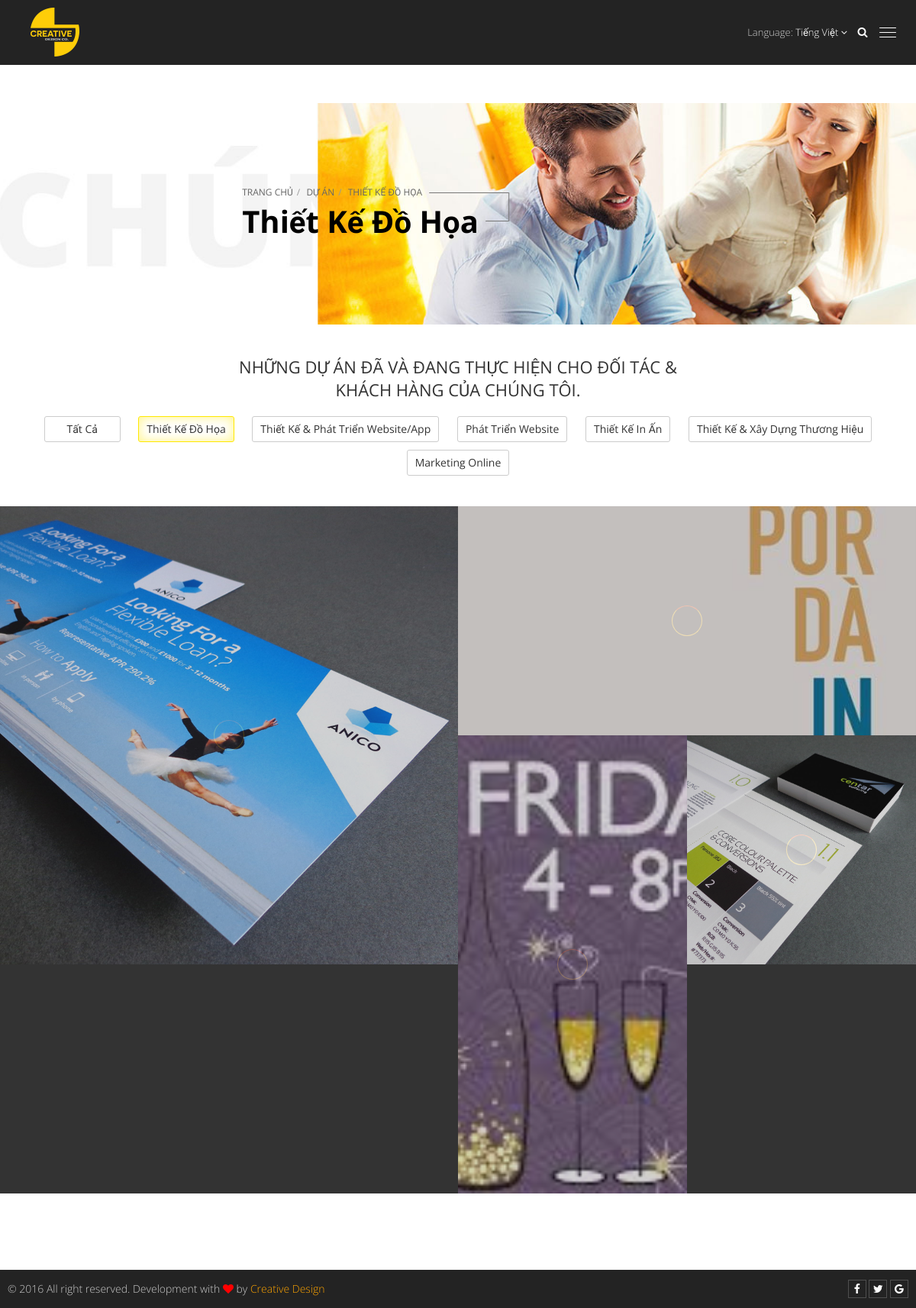
Page /du-an/thiet-ke-do-hoa on the committed database.
### tables this page shows
CREATE TABLE `tbl_category` (
  `id` int(11) NOT NULL AUTO_INCREMENT,
  `title` varchar(255) DEFAULT NULL,
  `alias` varchar(255) DEFAULT NULL,
  `data` longtext,
  `created` datetime DEFAULT NULL,
  `modified` datetime DEFAULT NULL,
  `type` varchar(255) DEFAULT NULL,
  `status` int(1) DEFAULT '0',
  `pid` int(11) DEFAULT '0',
  `value` varchar(255) DEFAULT NULL,
  `sorting` int(11) DEFAULT NULL,
  PRIMARY KEY (`id`)
);

CREATE TABLE `tbl_data` (
  `id` int(11) NOT NULL AUTO_INCREMENT,
  `title` varchar(255) DEFAULT NULL,
  `alias` varchar(255) DEFAULT NULL,
  `data` text,
  `created` datetime DEFAULT NULL,
  `modified` datetime DEFAULT NULL,
  `type` varchar(255) DEFAULT NULL,
  `status` int(1) DEFAULT '0',
  `category` int(11) DEFAULT '-1',
  `pid` int(11) DEFAULT '-1',
  `longdata` longtext,
  `key` varchar(32) DEFAULT NULL,
  `sorting` int(11) DEFAULT '1',
  `author` varchar(50) DEFAULT NULL,
  PRIMARY KEY (`id`)
);

### application/core/Front_Controller.php (called while the page is built, shortened)
<?php
class Front_Controller extends CI_Controller {
    public $assigns;
    public $layout = 'main';
    public function __construct() {
        $this->assigns = array();
        $this->load->library('pagination');
        $this->load->model('front/Front_Model');
        $this->load->model('dashboard/Auth_Model');
        $this->load->model('front/Category_Model');
        $this->load->model('front/Setting_Model');
        $this->assigns['settings'] = $this->Setting_Model
            ->set_type('creative')
            ->get_list();
        $this->assigns['service_category'] = $this->Category_Model
            ->set_type('services')
            ->desc()
            ->gets();
        $this->assigns['project_category'] = $this->Category_Model
            ->set_type('projects')
            ->desc()
            ->gets();
        $this->assigns['event_category'] = $this->Category_Model
            ->set_type('events')
            ->desc()
            ->gets();
        $this->assigns['users'] = $this->Auth_Model
            ->get_all();
    }
    function render($path_view = '',$data = array()){
        $this->load->vars(array(
            'path_view' => $path_view
            ));
        $this->load->vars($this->assigns);
        $this->load->vars($data);
        $this->load->view("creative/{$this->layout}",null);
    }
}

### application/controllers/creative/Home.php (called while the page is built, shortened)
<?php
class Home extends Front_Controller {
    function __construct() {
        parent::__construct();
    }
    public function projects($alias = null){
        if($alias){
            $category_detail = $this->Category_Model
                ->set_type('services')
                ->get_by_alias($alias);
            if($category_detail){
                $this->assigns['projects'] = $this->model
                    ->set_type('projects')
                    ->get_by_category($category_detail->id);
                $this->render('creative/page/projects',null);
            } else {
                $this->project_detail($alias);
            }
        } else {
            $this->assigns['projects'] = $this->model
                ->set_type('projects')
                ->asc()
                ->gets();
            $this->render('creative/page/projects',null);
        }
    }
}

### index.php (called while the page is built, shortened)
<?php
require_once BASEPATH.'core/CodeIgniter.php';

### application/models/front/Category_Model.php (called while the page is built, shortened)
<?php
class Category_Model extends Core_Model {
    function __construct()
    {
        $this->status = '1';
    }
    function set_type($type = null){
        $this->db
            ->where("type", $type);
        return $this;
    }
    function desc(){
        $this->db->order_by('sorting','DESC');
        return $this;
    }
    function get_by_alias($alias) {
        if($this->status){
            $this->db->where("{$this->prefix}status",$this->status);
        }
        $query = $this->db
            ->where("{$this->prefix}alias", $alias)
            ->get($this->table);
        $row = $query->row();
        if($row) {
            $data = $this->prefix.'data';
            if(!empty($row->$data)) $row->$data = unserialize($row->$data);
        }
        return $row;
    }
    function gets() {
        if($this->status){
            $this->db->where("{$this->prefix}status",$this->status);
        }
        $query = $this->db
            ->from($this->table)
            ->order_by($this->prefix . 'created', 'DESC')
            ->get();
        $entrys = $query->result();
        if($entrys) foreach ($entrys as $key => $value) {
            $entrys[$key]->data = unserialize($entrys[$key]->data);
        }
        return $entrys;
    }
}
?>

### application/models/Core_Model.php (called while the page is built, shortened)
<?php
class Core_Model extends CI_Model {
    function __construct($table = '', $prefix = '',$colid='id',$status=null) {
        $this->table = $table;
        $this->prefix = $prefix;
    }
}

### application/helpers/core_helper.php (called while the page is built, shortened)
<?php if ( ! defined('BASEPATH')) exit('No direct script access allowed');
if ( ! function_exists('get_image_url'))
{
    function get_image_url($url = '')
    {
        if(
            startsWith($url,'/data/')
            ){
            return base_url(str_replace_first('/data','data',$url));
        }
        return $url;
    }
}
function startsWith($haystack, $needle)
{
     $length = strlen($needle);
     return (substr($haystack, 0, $length) === $needle);
}
function str_replace_first($from, $to, $subject)
{
    $from = '/'.preg_quote($from, '/').'/';
    return preg_replace($from, $to, $subject, 1);
}

### application/views/creative/page/projects.php (the view, shortened to what this page needs)
<div class="banner mask light">
    <div>
            <div class="banner-bg cover" style="background-image:url(<?php echo base_url(''); ?>assets/creative/images/about.jpg)"></div>
        <div class="banner-content">
            <div>
                <div class="breardcum">
                    <span data-wow-delay="0.5s" class="wow fadeInUp">Trang Chủ</span>
                    <span data-wow-delay="0.5s" class="wow fadeInUp">Dự Án</span>
                    <?php if($category_detail): ?>
                    <span data-wow-delay="0.5s" class="wow fadeInUp"><?php echo $category_detail->title; ?></span>
                    <?php endif; ?>
                </div>
            </div>
            <div data-wow-delay="1s" class="wow fadeInUp">
                <div class="title"><?php echo $category_detail?$category_detail->title:'Dự Án'; ?></div>
            </div>
            <div class="line">
                <span class="before-line"></span>
                <span class="after-line"></span>
            </div>
        </div>
    </div>
</div>
<div class="slogan">
    <div class="title wow zoomInDown" data-fz="bigger" >Những dự án đã và đang thực hiện cho đối tác & khách hàng của chúng tôi.</div>
    <div class="btns btn-list wow zoomInDown" >
        <a href="<?php echo base_url('du-an'); ?>.html" class="btn btn-default <?php echo $category_detail?'':'active'; ?>">Tất Cả</a>
        <?php if($service_category) foreach ($service_category as $key => $foo) : ?>
        <a href='<?php echo base_url('du-an/'.$foo->alias); ?>.html' class="btn btn-default <?php echo $category_detail->id==$foo->id?'active':''; ?>"><?php echo $foo->title; ?></a></button>
        <?php endforeach; ?>
    </div>
</div>
<div id="container" class="boxs">
    <?php if($projects): ?>
    <?php foreach ($projects as $key => $foo) : ?>
    <div class="box size<?php echo $foo->data['display']; ?>">
        <div class="nailthumb">
            <div class="nailthumb-container">
                <img class="lazy" data-original="<?php echo get_image_url($foo->data['thumb']); ?>"/>
            </div>
        </div>
    </div>
    <?php endforeach; ?>
    <?php else: ?>
        <div class="no-data">Dữ liệu đang cập nhật</div>
    <?php endif; ?>
</div>
<div class="space-linex5 white-bg"></div>

### application/views/creative/inc/meta.php (shortened to what this page needs)
<html lang="en">
    <head>
        <link rel="stylesheet" type="text/css" href="<?php echo base_url() ?>assets/creative/css/main.css"/>
    </head>

### application/views/creative/main.php (shortened to what this page needs)
<?php
$this->load->view('creative/inc/meta');
?>
    <body>
        <?php $this->load->view('creative/inc/head'); ?>
        <?php if($path_view) $this->load->view($path_view); ?>
        <?php $this->load->view('creative/inc/foot'); ?>

### application/views/creative/inc/head.php (shortened to what this page needs)
<header id="navbar" class="navbar navbar-fixed-top" role="banner">
    <div class="">
        <div class="navbar-header">
            <a href="<?php echo base_url(''); ?>" class="navbar-brand"></a>
            <button class="navbar-toggle collapsed" type="button" data-toggle="collapse" data-target="#navigation">
                <span>
                    <span class="icon-bar line-1"></span>
                    <span class="icon-bar line-2"></span>
                    <span class="icon-bar line-3"></span>
                </span>
            </button>
            <div class="navbar-search-lang">
                <div class="navbar-langs">
                    <span>Language: </span>
                    <div class="lang-control">
                        <a href="#" data-toggle="dropdown">Tiếng Việt <span class="fa fa-angle-down"></span></a>
                    </div>
                </div>
                <div class="navbar-search">
                    <button class="navbar-search-button"><span class="fa fa-search"></span></button>
                </div>
            </div>
        </div>
    </div>
</header>

### application/views/creative/inc/foot.php (shortened to what this page needs)
<footer>
    <div class="socials">
        <a href="#"><span class="fa fa-facebook"></span></a>
        <a href="#"><span class="fa fa-twitter"></span></a>
        <a href="#"><span class="fa fa-google"></span></a>
    </div>
    <div class="copyright">&copy; 2016 All right reserved. Development with <span class="fa fa-heart"></span> by <a href="#">Creative Design</a></div>
</footer>

### assets/creative/css/button.css (style rules this page uses)
@media (max-width: 1200px) { .btn { padding: 6px 10px } }

### rows in the picture
tbl_category: title "THIẾT KẾ ĐỒ HỌA", title "Thiết Kế Đồ Họa"
tbl_category: title "Thiết Kế & Phát Triển Website/App"
tbl_category: title "Phát Triển Website"
tbl_category: title "Thiết Kế In Ấn"
tbl_category: title "Thiết Kế & Xây Dựng Thương Hiệu"
tbl_category: title "Marketing Online"
tbl_data: shows a picture
tbl_data: shows a picture
tbl_data: shows a picture
tbl_data: shows a picture
